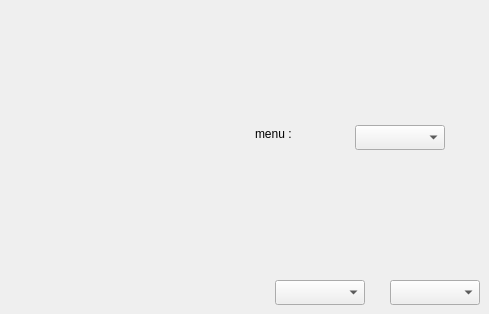
      <widget class="QWidget" name="tab_19">
       <attribute name="title">
        <string>caMenu</string>
       </attribute>
       <widget class="QLabel" name="label_7">
        <property name="geometry">
         <rect>
          <x>255</x>
          <y>125</y>
          <width>61</width>
          <height>17</height>
         </rect>
        </property>
        <property name="text">
         <string>menu :</string>
        </property>
       </widget>
       <widget class="caMenu" name="caMenu_1">
        <property name="geometry">
         <rect>
          <x>355</x>
          <y>125</y>
          <width>90</width>
          <height>25</height>
         </rect>
        </property>
        <property name="channel" stdset="0">
         <string notr="true">ACM:TEST:MBBO</string>
        </property>
        <property name="colorMode">
         <enum>caMenu::Static</enum>
        </property>
        <property name="labelDisplay">
         <bool>true</bool>
        </property>
       </widget>
       <widget class="caMenu" name="caMenu_4">
        <property name="geometry">
         <rect>
          <x>390</x>
          <y>280</y>
          <width>90</width>
          <height>25</height>
         </rect>
        </property>
        <property name="channel" stdset="0">
         <string notr="true">ACM:TEST:MBBO</string>
        </property>
        <property name="colorMode">
         <enum>caMenu::Static</enum>
        </property>
        <property name="foreground">
         <color>
          <red>255</red>
          <green>255</green>
          <blue>0</blue>
         </color>
        </property>
        <property name="background">
         <color>
          <red>255</red>
          <green>85</green>
          <blue>0</blue>
         </color>
        </property>
        <property name="labelDisplay">
         <bool>false</bool>
        </property>
       </widget>
       <widget class="caMenu" name="caMenu_5">
        <property name="geometry">
         <rect>
          <x>275</x>
          <y>280</y>
          <width>90</width>
          <height>25</height>
         </rect>
        </property>
        <property name="channel" stdset="0">
         <string notr="true">ACM:TEST:MBBO</string>
        </property>
        <property name="colorMode">
         <enum>caMenu::Static</enum>
        </property>
        <property name="foreground">
         <color>
          <red>255</red>
          <green>255</green>
          <blue>0</blue>
         </color>
        </property>
        <property name="background">
         <color>
          <red>255</red>
          <green>85</green>
          <blue>0</blue>
         </color>
        </property>
        <property name="labelDisplay">
         <bool>true</bool>
        </property>
       </widget>
      </widget>
